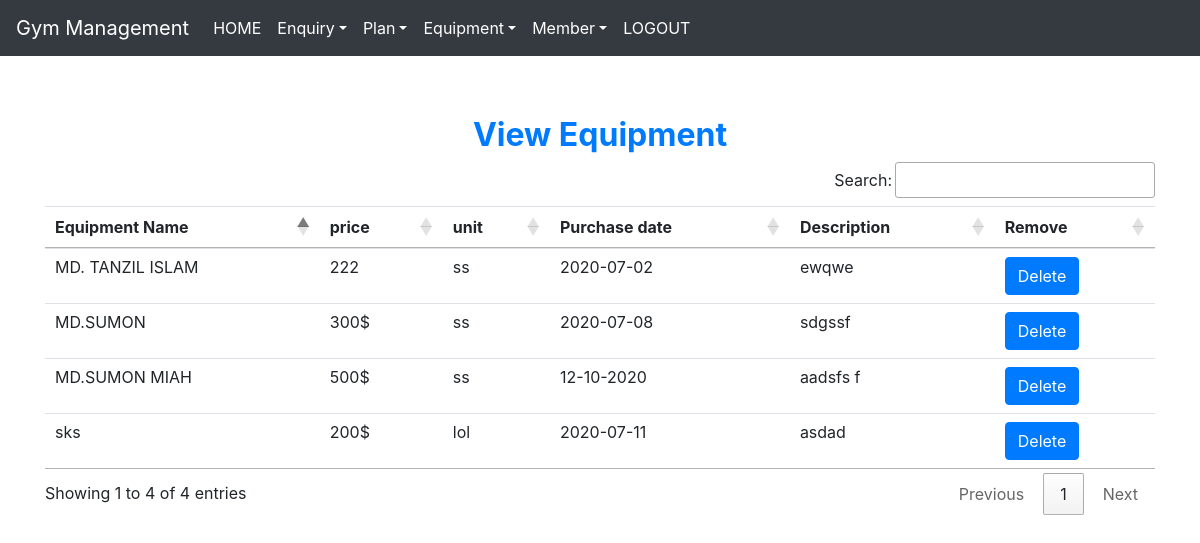
/view_equipment/ (signed in), run on the app's committed database.
### gym/models.py (models this page shows, shortened)
class Equipment(models.Model):
    name = models.CharField(max_length=30)
    price = models.CharField(max_length=20)
    unit = models.CharField(max_length=30)
    date = models.CharField(max_length=20)
    description = models.CharField(max_length=400)

### gym/views.py (the view)
# urls.py: path('view_equipment/', View_Equipment, name='view_equipment'),
def View_Equipment(request):
    if not request.user.is_staff:
        return redirect('login')
    equipment=Equipment.objects.all()
    d={'equipment': equipment}
    return render(request,'view_equipment.html',d)

### gym/templates/view_equipment.html
{% extends 'navigationvar.html'%}
{% block body%}
<div class="container" style="margin-top:60px">
    <h2 class="text-center text-primary font-weight-bold">View Equipment</h2>
<table id="example" CLASS="table table-hover">
    <thead>
    <tr>
        <th>Equipment Name</th>
        <th>price</th>
        <th>unit</th>
        <th>Purchase date</th>
        <th>Description</th>
        <th>Remove</th>
    </tr>
    </thead>
    <tbody>
    {% for i in equipment %}
    <tr>
        <td>{{i.name}}</td>
        <td>{{i.price}}</td>
        <td>{{i.unit}}</td>
        <td>{{i.date}}</td>
         <td>{{i.description}}</td>
         <td><a class="btn btn-primary" href="{% url 'delete_equipment' i.id %}" onclick="return confirm('Are you Delete this record ?')" >Delete</a></td>
    </tr>
    {% endfor %}
    </tbody>
</table>
</div>
{% endblock %}

### data on the page
Equipment: name "MD.SUMON MIAH", price "500$", unit "ss", date "12-10-2020", description "aadsfs f"
Equipment: name "MD.SUMON", price "300$", unit "ss", date "2020-07-08", description "sdgssf"
Equipment: name "MD. TANZIL ISLAM", price "222", unit "ss", date "2020-07-02", description "ewqwe"
Equipment: name "sks", price "200$", unit "lol", date "2020-07-11", description "asdad"
